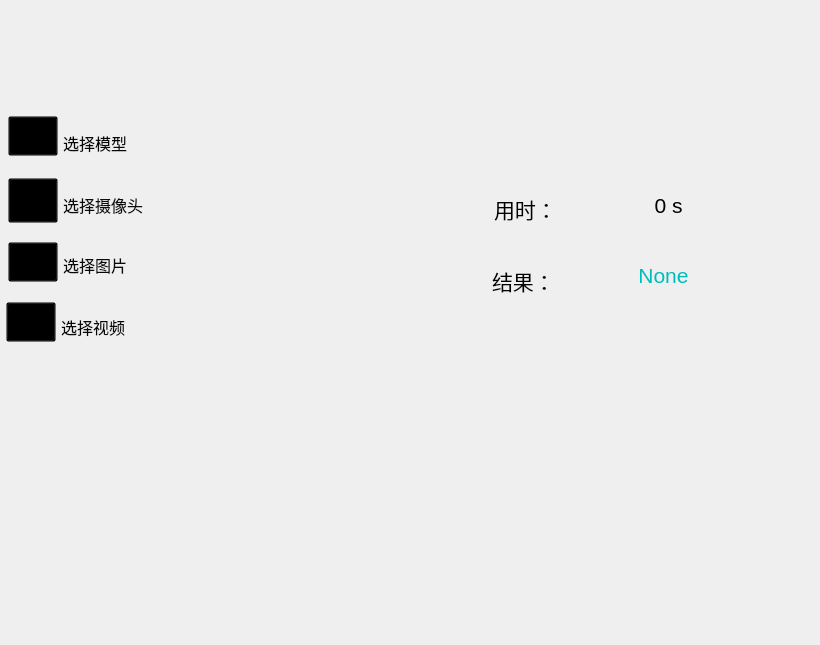
<?xml version="1.0" encoding="UTF-8"?>
<ui version="4.0">
 <class>MainWindow</class>
 <widget class="QMainWindow" name="MainWindow">
  <property name="windowModality">
   <enum>Qt::NonModal</enum>
  </property>
  <property name="geometry">
   <rect>
    <x>0</x>
    <y>0</y>
    <width>820</width>
    <height>645</height>
   </rect>
  </property>
  <property name="maximumSize">
   <size>
    <width>820</width>
    <height>645</height>
   </size>
  </property>
  <property name="windowTitle">
   <string>表情识别</string>
  </property>
  <property name="toolTip">
   <string/>
  </property>
  <property name="autoFillBackground">
   <bool>false</bool>
  </property>
  <property name="styleSheet">
   <string notr="true">
#QInputDialog{border-image: url(:/newPrefix/images_test/light.png);}

QMenuBar{border-color:transparent;}
QToolButton[objectName=pushButton_doIt]{
border:5px;}

QToolButton[objectName=pushButton_doIt]:hover {
image:url(:/newPrefix/images_test/run_hover.png);}

QToolButton[objectName=pushButton_doIt]:pressed {
image:url(:/newPrefix/images_test/run_pressed.png);}

QScrollBar:vertical{
background:transparent;
padding:2px;
border-radius:8px;
max-width:14px;}

QScrollBar::handle:vertical{
background:#9acd32;
min-height:50px;
border-radius:8px;
}

QScrollBar::handle:vertical:hover{
background:#9eb764;}

QScrollBar::handle:vertical:pressed{
background:#9eb764;
}
QScrollBar::add-page:vertical{
background:none;
}
                               
QScrollBar::sub-page:vertical{
background:none;
}

QScrollBar::add-line:vertical{
background:none;}
                                 
QScrollBar::sub-line:vertical{
background:none;
}
QScrollArea{
border:0px;
}

QScrollBar:horizontal{
background:transparent;
padding:0px;
border-radius:6px;
max-height:12px;
}

QScrollBar::handle:horizontal{
background:#9acd32;
min-width:50px;
border-radius:6px;
}

QScrollBar::handle:horizontal:hover{
background:#9eb764;
}

QScrollBar::handle:horizontal:pressed{
background:#9eb764;
}

QScrollBar::add-page:horizontal{
background:none;
}

QScrollBar::sub-page:horizontal{
background:none;
}
QScrollBar::add-line:horizontal{
background:none;
}

QScrollBar::sub-line:horizontal{
background:none;
}
QToolButton::hover{
border:0px;
} </string>
  </property>
  <property name="tabShape">
   <enum>QTabWidget::Rounded</enum>
  </property>
  <widget class="QWidget" name="centralwidget">
   <widget class="QLabel" name="label_title">
    <property name="geometry">
     <rect>
      <x>200</x>
      <y>40</y>
      <width>425</width>
      <height>47</height>
     </rect>
    </property>
    <property name="minimumSize">
     <size>
      <width>0</width>
      <height>30</height>
     </size>
    </property>
    <property name="font">
     <font>
      <family>隶书</family>
      <pointsize>22</pointsize>
      <italic>true</italic>
     </font>
    </property>
    <property name="toolTip">
     <string>Test Result Helper 3.3.10 author：WuXian （2019.3.13）</string>
    </property>
    <property name="styleSheet">
     <string notr="true">color: rgb(255, 255, 255);</string>
    </property>
    <property name="text">
     <string/>
    </property>
    <property name="alignment">
     <set>Qt::AlignCenter</set>
    </property>
   </widget>
   <widget class="QLabel" name="label_useTime">
    <property name="geometry">
     <rect>
      <x>494</x>
      <y>184</y>
      <width>103</width>
      <height>51</height>
     </rect>
    </property>
    <property name="font">
     <font>
      <family>华文仿宋</family>
      <pointsize>16</pointsize>
     </font>
    </property>
    <property name="text">
     <string>&lt;html&gt;&lt;head/&gt;&lt;body&gt;&lt;p&gt;用时：&lt;/p&gt;&lt;/body&gt;&lt;/html&gt;</string>
    </property>
   </widget>
   <widget class="QTextEdit" name="textEdit_model">
    <property name="geometry">
     <rect>
      <x>58</x>
      <y>126</y>
      <width>360</width>
      <height>30</height>
     </rect>
    </property>
    <property name="minimumSize">
     <size>
      <width>360</width>
      <height>30</height>
     </size>
    </property>
    <property name="maximumSize">
     <size>
      <width>360</width>
      <height>30</height>
     </size>
    </property>
    <property name="font">
     <font>
      <family>华文仿宋</family>
      <pointsize>12</pointsize>
     </font>
    </property>
    <property name="styleSheet">
     <string notr="true">background-color: transparent;
border-color: rgb(255, 255, 255);
color: rgb(255, 255, 255);</string>
    </property>
    <property name="verticalScrollBarPolicy">
     <enum>Qt::ScrollBarAlwaysOff</enum>
    </property>
    <property name="horizontalScrollBarPolicy">
     <enum>Qt::ScrollBarAlwaysOff</enum>
    </property>
    <property name="lineWrapMode">
     <enum>QTextEdit::NoWrap</enum>
    </property>
    <property name="readOnly">
     <bool>true</bool>
    </property>
    <property name="html">
     <string>&lt;!DOCTYPE HTML PUBLIC &quot;-//W3C//DTD HTML 4.0//EN&quot; &quot;http://www.w3.org/TR/REC-html40/strict.dtd&quot;&gt;
&lt;html&gt;&lt;head&gt;&lt;meta name=&quot;qrichtext&quot; content=&quot;1&quot; /&gt;&lt;style type=&quot;text/css&quot;&gt;
p, li { white-space: pre-wrap; }
&lt;/style&gt;&lt;/head&gt;&lt;body style=&quot; font-family:'华文仿宋'; font-size:12pt; font-weight:400; font-style:normal;&quot;&gt;
&lt;p style=&quot; margin-top:0px; margin-bottom:0px; margin-left:0px; margin-right:0px; -qt-block-indent:0; text-indent:0px;&quot;&gt;&lt;span style=&quot; color:#070707;&quot;&gt;选择模型&lt;/span&gt;&lt;/p&gt;&lt;/body&gt;&lt;/html&gt;</string>
    </property>
   </widget>
   <widget class="QToolButton" name="toolButton_file">
    <property name="geometry">
     <rect>
      <x>8</x>
      <y>242</y>
      <width>50</width>
      <height>40</height>
     </rect>
    </property>
    <property name="minimumSize">
     <size>
      <width>50</width>
      <height>39</height>
     </size>
    </property>
    <property name="maximumSize">
     <size>
      <width>50</width>
      <height>40</height>
     </size>
    </property>
    <property name="cursor">
     <cursorShape>PointingHandCursor</cursorShape>
    </property>
    <property name="autoFillBackground">
     <bool>false</bool>
    </property>
    <property name="styleSheet">
     <string notr="true">background-color: transparent;</string>
    </property>
    <property name="text">
     <string/>
    </property>
    <property name="icon">
     <iconset resource="image1.qrc">
      <normaloff>:/newPrefix/icons/recovery.png</normaloff>:/newPrefix/icons/recovery.png</iconset>
    </property>
    <property name="iconSize">
     <size>
      <width>40</width>
      <height>40</height>
     </size>
    </property>
    <property name="popupMode">
     <enum>QToolButton::DelayedPopup</enum>
    </property>
    <property name="toolButtonStyle">
     <enum>Qt::ToolButtonTextUnderIcon</enum>
    </property>
    <property name="autoRaise">
     <bool>false</bool>
    </property>
    <property name="arrowType">
     <enum>Qt::NoArrow</enum>
    </property>
   </widget>
   <widget class="QTextEdit" name="textEdit_camera">
    <property name="geometry">
     <rect>
      <x>58</x>
      <y>188</y>
      <width>360</width>
      <height>30</height>
     </rect>
    </property>
    <property name="minimumSize">
     <size>
      <width>360</width>
      <height>30</height>
     </size>
    </property>
    <property name="maximumSize">
     <size>
      <width>360</width>
      <height>30</height>
     </size>
    </property>
    <property name="font">
     <font>
      <family>华文仿宋</family>
      <pointsize>12</pointsize>
     </font>
    </property>
    <property name="styleSheet">
     <string notr="true">background-color: transparent;
border-color: rgb(255, 255, 255);
color: rgb(255, 255, 255);</string>
    </property>
    <property name="verticalScrollBarPolicy">
     <enum>Qt::ScrollBarAlwaysOff</enum>
    </property>
    <property name="horizontalScrollBarPolicy">
     <enum>Qt::ScrollBarAlwaysOff</enum>
    </property>
    <property name="lineWrapMode">
     <enum>QTextEdit::NoWrap</enum>
    </property>
    <property name="readOnly">
     <bool>true</bool>
    </property>
    <property name="html">
     <string>&lt;!DOCTYPE HTML PUBLIC &quot;-//W3C//DTD HTML 4.0//EN&quot; &quot;http://www.w3.org/TR/REC-html40/strict.dtd&quot;&gt;
&lt;html&gt;&lt;head&gt;&lt;meta name=&quot;qrichtext&quot; content=&quot;1&quot; /&gt;&lt;style type=&quot;text/css&quot;&gt;
p, li { white-space: pre-wrap; }
&lt;/style&gt;&lt;/head&gt;&lt;body style=&quot; font-family:'华文仿宋'; font-size:12pt; font-weight:400; font-style:normal;&quot;&gt;
&lt;p style=&quot; margin-top:0px; margin-bottom:0px; margin-left:0px; margin-right:0px; -qt-block-indent:0; text-indent:0px;&quot;&gt;&lt;span style=&quot; color:#0b0b0b;&quot;&gt;选择摄像头&lt;/span&gt;&lt;/p&gt;&lt;/body&gt;&lt;/html&gt;</string>
    </property>
   </widget>
   <widget class="QTextEdit" name="textEdit_pic">
    <property name="geometry">
     <rect>
      <x>58</x>
      <y>248</y>
      <width>360</width>
      <height>30</height>
     </rect>
    </property>
    <property name="minimumSize">
     <size>
      <width>360</width>
      <height>30</height>
     </size>
    </property>
    <property name="maximumSize">
     <size>
      <width>360</width>
      <height>30</height>
     </size>
    </property>
    <property name="font">
     <font>
      <family>华文仿宋</family>
      <pointsize>12</pointsize>
     </font>
    </property>
    <property name="layoutDirection">
     <enum>Qt::LeftToRight</enum>
    </property>
    <property name="styleSheet">
     <string notr="true">background-color: transparent;
border-color: rgb(255, 255, 255);
color: rgb(255, 255, 255);</string>
    </property>
    <property name="verticalScrollBarPolicy">
     <enum>Qt::ScrollBarAlwaysOff</enum>
    </property>
    <property name="horizontalScrollBarPolicy">
     <enum>Qt::ScrollBarAlwaysOff</enum>
    </property>
    <property name="lineWrapMode">
     <enum>QTextEdit::NoWrap</enum>
    </property>
    <property name="readOnly">
     <bool>true</bool>
    </property>
    <property name="html">
     <string>&lt;!DOCTYPE HTML PUBLIC &quot;-//W3C//DTD HTML 4.0//EN&quot; &quot;http://www.w3.org/TR/REC-html40/strict.dtd&quot;&gt;
&lt;html&gt;&lt;head&gt;&lt;meta name=&quot;qrichtext&quot; content=&quot;1&quot; /&gt;&lt;style type=&quot;text/css&quot;&gt;
p, li { white-space: pre-wrap; }
&lt;/style&gt;&lt;/head&gt;&lt;body style=&quot; font-family:'华文仿宋'; font-size:12pt; font-weight:400; font-style:normal;&quot;&gt;
&lt;p style=&quot; margin-top:0px; margin-bottom:0px; margin-left:0px; margin-right:0px; -qt-block-indent:0; text-indent:0px;&quot;&gt;&lt;span style=&quot; color:#090909;&quot;&gt;选择图片&lt;/span&gt;&lt;/p&gt;&lt;/body&gt;&lt;/html&gt;</string>
    </property>
   </widget>
   <widget class="QToolButton" name="toolButton_camera">
    <property name="geometry">
     <rect>
      <x>8</x>
      <y>178</y>
      <width>50</width>
      <height>45</height>
     </rect>
    </property>
    <property name="minimumSize">
     <size>
      <width>50</width>
      <height>39</height>
     </size>
    </property>
    <property name="maximumSize">
     <size>
      <width>50</width>
      <height>45</height>
     </size>
    </property>
    <property name="cursor">
     <cursorShape>PointingHandCursor</cursorShape>
    </property>
    <property name="autoFillBackground">
     <bool>false</bool>
    </property>
    <property name="styleSheet">
     <string notr="true">background-color: transparent;</string>
    </property>
    <property name="text">
     <string/>
    </property>
    <property name="icon">
     <iconset resource="image1.qrc">
      <normaloff>:/newPrefix/icons/g1.png</normaloff>:/newPrefix/icons/g1.png</iconset>
    </property>
    <property name="iconSize">
     <size>
      <width>50</width>
      <height>39</height>
     </size>
    </property>
    <property name="popupMode">
     <enum>QToolButton::DelayedPopup</enum>
    </property>
    <property name="toolButtonStyle">
     <enum>Qt::ToolButtonTextUnderIcon</enum>
    </property>
    <property name="autoRaise">
     <bool>false</bool>
    </property>
    <property name="arrowType">
     <enum>Qt::NoArrow</enum>
    </property>
   </widget>
   <widget class="QToolButton" name="toolButton_model">
    <property name="geometry">
     <rect>
      <x>8</x>
      <y>116</y>
      <width>50</width>
      <height>40</height>
     </rect>
    </property>
    <property name="minimumSize">
     <size>
      <width>0</width>
      <height>0</height>
     </size>
    </property>
    <property name="maximumSize">
     <size>
      <width>50</width>
      <height>40</height>
     </size>
    </property>
    <property name="cursor">
     <cursorShape>PointingHandCursor</cursorShape>
    </property>
    <property name="autoFillBackground">
     <bool>false</bool>
    </property>
    <property name="styleSheet">
     <string notr="true">background-color: transparent;</string>
    </property>
    <property name="text">
     <string/>
    </property>
    <property name="icon">
     <iconset resource="image1.qrc">
      <normaloff>:/newPrefix/icons/folder_web.png</normaloff>:/newPrefix/icons/folder_web.png</iconset>
    </property>
    <property name="iconSize">
     <size>
      <width>40</width>
      <height>40</height>
     </size>
    </property>
    <property name="popupMode">
     <enum>QToolButton::DelayedPopup</enum>
    </property>
    <property name="toolButtonStyle">
     <enum>Qt::ToolButtonTextUnderIcon</enum>
    </property>
    <property name="autoRaise">
     <bool>false</bool>
    </property>
    <property name="arrowType">
     <enum>Qt::NoArrow</enum>
    </property>
   </widget>
   <widget class="QLabel" name="label_time">
    <property name="geometry">
     <rect>
      <x>558</x>
      <y>190</y>
      <width>221</width>
      <height>31</height>
     </rect>
    </property>
    <property name="font">
     <font>
      <pointsize>16</pointsize>
     </font>
    </property>
    <property name="text">
     <string>0 s</string>
    </property>
    <property name="alignment">
     <set>Qt::AlignCenter</set>
    </property>
   </widget>
   <widget class="QLabel" name="label_result">
    <property name="geometry">
     <rect>
      <x>552</x>
      <y>254</y>
      <width>223</width>
      <height>43</height>
     </rect>
    </property>
    <property name="font">
     <font>
      <pointsize>16</pointsize>
     </font>
    </property>
    <property name="styleSheet">
     <string notr="true">color: rgb(0, 189, 189);</string>
    </property>
    <property name="text">
     <string>None</string>
    </property>
    <property name="alignment">
     <set>Qt::AlignCenter</set>
    </property>
   </widget>
   <widget class="QLabel" name="label_scanResult">
    <property name="geometry">
     <rect>
      <x>492</x>
      <y>256</y>
      <width>97</width>
      <height>51</height>
     </rect>
    </property>
    <property name="font">
     <font>
      <family>华文仿宋</family>
      <pointsize>16</pointsize>
     </font>
    </property>
    <property name="text">
     <string>&lt;html&gt;&lt;head/&gt;&lt;body&gt;&lt;p&gt;结果：&lt;/p&gt;&lt;/body&gt;&lt;/html&gt;</string>
    </property>
   </widget>
   <widget class="QTextEdit" name="textEdit_video">
    <property name="geometry">
     <rect>
      <x>56</x>
      <y>310</y>
      <width>360</width>
      <height>30</height>
     </rect>
    </property>
    <property name="minimumSize">
     <size>
      <width>360</width>
      <height>30</height>
     </size>
    </property>
    <property name="maximumSize">
     <size>
      <width>360</width>
      <height>30</height>
     </size>
    </property>
    <property name="font">
     <font>
      <family>华文仿宋</family>
      <pointsize>12</pointsize>
     </font>
    </property>
    <property name="layoutDirection">
     <enum>Qt::LeftToRight</enum>
    </property>
    <property name="styleSheet">
     <string notr="true">background-color: transparent;
border-color: rgb(255, 255, 255);
color: rgb(255, 255, 255);</string>
    </property>
    <property name="verticalScrollBarPolicy">
     <enum>Qt::ScrollBarAlwaysOff</enum>
    </property>
    <property name="horizontalScrollBarPolicy">
     <enum>Qt::ScrollBarAlwaysOff</enum>
    </property>
    <property name="lineWrapMode">
     <enum>QTextEdit::NoWrap</enum>
    </property>
    <property name="readOnly">
     <bool>true</bool>
    </property>
    <property name="html">
     <string>&lt;!DOCTYPE HTML PUBLIC &quot;-//W3C//DTD HTML 4.0//EN&quot; &quot;http://www.w3.org/TR/REC-html40/strict.dtd&quot;&gt;
&lt;html&gt;&lt;head&gt;&lt;meta name=&quot;qrichtext&quot; content=&quot;1&quot; /&gt;&lt;style type=&quot;text/css&quot;&gt;
p, li { white-space: pre-wrap; }
&lt;/style&gt;&lt;/head&gt;&lt;body style=&quot; font-family:'华文仿宋'; font-size:12pt; font-weight:400; font-style:normal;&quot;&gt;
&lt;p style=&quot; margin-top:0px; margin-bottom:0px; margin-left:0px; margin-right:0px; -qt-block-indent:0; text-indent:0px;&quot;&gt;&lt;span style=&quot; color:#070707;&quot;&gt;选择视频&lt;/span&gt;&lt;/p&gt;&lt;/body&gt;&lt;/html&gt;</string>
    </property>
   </widget>
   <widget class="QToolButton" name="toolButton_video">
    <property name="geometry">
     <rect>
      <x>6</x>
      <y>302</y>
      <width>50</width>
      <height>40</height>
     </rect>
    </property>
    <property name="minimumSize">
     <size>
      <width>50</width>
      <height>39</height>
     </size>
    </property>
    <property name="maximumSize">
     <size>
      <width>50</width>
      <height>40</height>
     </size>
    </property>
    <property name="cursor">
     <cursorShape>PointingHandCursor</cursorShape>
    </property>
    <property name="autoFillBackground">
     <bool>false</bool>
    </property>
    <property name="styleSheet">
     <string notr="true">background-color: transparent;</string>
    </property>
    <property name="text">
     <string/>
    </property>
    <property name="icon">
     <iconset resource="image1.qrc">
      <normaloff>:/newPrefix/icons/pai.png</normaloff>:/newPrefix/icons/pai.png</iconset>
    </property>
    <property name="iconSize">
     <size>
      <width>40</width>
      <height>40</height>
     </size>
    </property>
    <property name="popupMode">
     <enum>QToolButton::DelayedPopup</enum>
    </property>
    <property name="toolButtonStyle">
     <enum>Qt::ToolButtonTextUnderIcon</enum>
    </property>
    <property name="autoRaise">
     <bool>false</bool>
    </property>
    <property name="arrowType">
     <enum>Qt::NoArrow</enum>
    </property>
   </widget>
  </widget>
  <action name="actionGoogle_Translate">
   <property name="text">
    <string>Google Translate</string>
   </property>
  </action>
  <action name="actionHTML_type">
   <property name="text">
    <string>HTML type</string>
   </property>
  </action>
  <action name="actionsoftware_version">
   <property name="text">
    <string>software version</string>
   </property>
  </action>
 </widget>
 <resources>
  <include location="image1.qrc"/>
 </resources>
 <connections/>
</ui>
